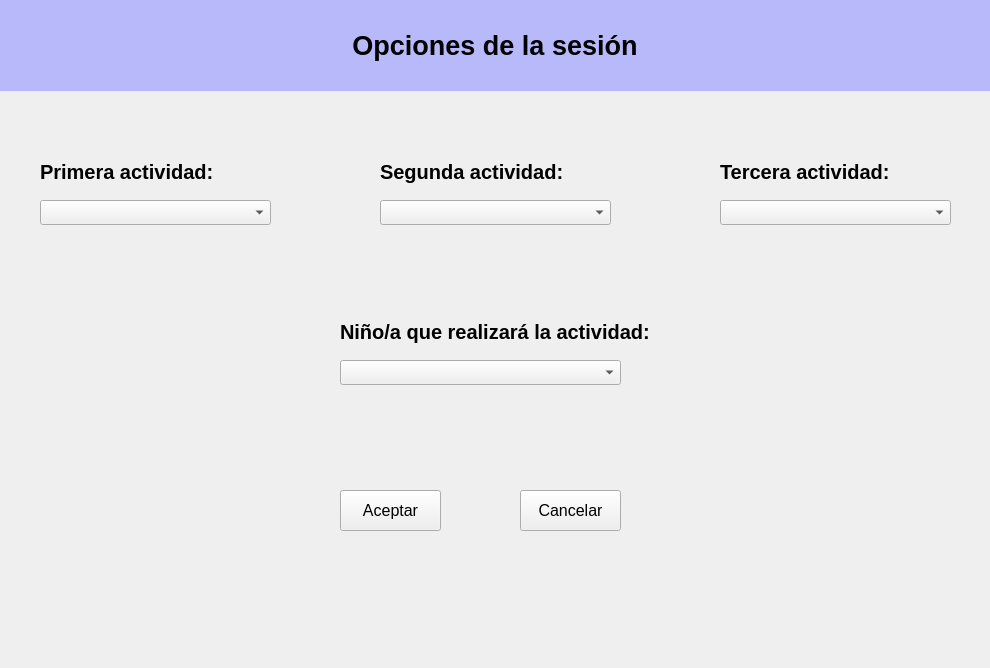
<?xml version="1.0" encoding="UTF-8"?>
<ui version="4.0">
 <class>Form</class>
 <widget class="QWidget" name="Form">
  <property name="geometry">
   <rect>
    <x>0</x>
    <y>0</y>
    <width>990</width>
    <height>668</height>
   </rect>
  </property>
  <property name="windowTitle">
   <string>Form</string>
  </property>
  <widget class="QFrame" name="frame">
   <property name="geometry">
    <rect>
     <x>0</x>
     <y>0</y>
     <width>990</width>
     <height>91</height>
    </rect>
   </property>
   <property name="sizePolicy">
    <sizepolicy hsizetype="Expanding" vsizetype="Preferred">
     <horstretch>0</horstretch>
     <verstretch>0</verstretch>
    </sizepolicy>
   </property>
   <property name="minimumSize">
    <size>
     <width>0</width>
     <height>91</height>
    </size>
   </property>
   <property name="frameShape">
    <enum>QFrame::NoFrame</enum>
   </property>
   <property name="frameShadow">
    <enum>QFrame::Raised</enum>
   </property>
   <widget class="QLabel" name="titulo">
    <property name="geometry">
     <rect>
      <x>0</x>
      <y>0</y>
      <width>990</width>
      <height>91</height>
     </rect>
    </property>
    <property name="sizePolicy">
     <sizepolicy hsizetype="Expanding" vsizetype="Preferred">
      <horstretch>0</horstretch>
      <verstretch>0</verstretch>
     </sizepolicy>
    </property>
    <property name="font">
     <font>
      <family>Ubuntu</family>
      <pointsize>20</pointsize>
      <weight>75</weight>
      <italic>false</italic>
      <bold>true</bold>
     </font>
    </property>
    <property name="styleSheet">
     <string notr="true">background-color: rgba(183, 184, 250, 252)</string>
    </property>
    <property name="frameShape">
     <enum>QFrame::NoFrame</enum>
    </property>
    <property name="frameShadow">
     <enum>QFrame::Plain</enum>
    </property>
    <property name="text">
     <string>Opciones de la sesión</string>
    </property>
    <property name="alignment">
     <set>Qt::AlignCenter</set>
    </property>
   </widget>
  </widget>
  <widget class="QFrame" name="frame_2">
   <property name="geometry">
    <rect>
     <x>0</x>
     <y>90</y>
     <width>990</width>
     <height>500</height>
    </rect>
   </property>
   <property name="sizePolicy">
    <sizepolicy hsizetype="Expanding" vsizetype="Expanding">
     <horstretch>0</horstretch>
     <verstretch>0</verstretch>
    </sizepolicy>
   </property>
   <property name="frameShape">
    <enum>QFrame::NoFrame</enum>
   </property>
   <property name="frameShadow">
    <enum>QFrame::Raised</enum>
   </property>
   <widget class="QLabel" name="label">
    <property name="geometry">
     <rect>
      <x>40</x>
      <y>70</y>
      <width>191</width>
      <height>23</height>
     </rect>
    </property>
    <property name="font">
     <font>
      <pointsize>15</pointsize>
      <weight>75</weight>
      <bold>true</bold>
     </font>
    </property>
    <property name="styleSheet">
     <string notr="true"/>
    </property>
    <property name="text">
     <string>Primera actividad:</string>
    </property>
   </widget>
   <widget class="QComboBox" name="actividad3_CB">
    <property name="geometry">
     <rect>
      <x>720</x>
      <y>110</y>
      <width>231</width>
      <height>25</height>
     </rect>
    </property>
   </widget>
   <widget class="QPushButton" name="aceptar_opciones_button">
    <property name="geometry">
     <rect>
      <x>340</x>
      <y>400</y>
      <width>101</width>
      <height>41</height>
     </rect>
    </property>
    <property name="font">
     <font>
      <pointsize>12</pointsize>
     </font>
    </property>
    <property name="text">
     <string>Aceptar</string>
    </property>
    <property name="icon">
     <iconset resource="iconos/recursos_formularios.qrc">
      <normaloff>:/iconos/tickverde.png</normaloff>:/iconos/tickverde.png</iconset>
    </property>
    <property name="iconSize">
     <size>
      <width>22</width>
      <height>22</height>
     </size>
    </property>
   </widget>
   <widget class="QPushButton" name="cancelar_opciones_button">
    <property name="geometry">
     <rect>
      <x>520</x>
      <y>400</y>
      <width>101</width>
      <height>41</height>
     </rect>
    </property>
    <property name="sizePolicy">
     <sizepolicy hsizetype="Minimum" vsizetype="Fixed">
      <horstretch>0</horstretch>
      <verstretch>0</verstretch>
     </sizepolicy>
    </property>
    <property name="font">
     <font>
      <pointsize>12</pointsize>
     </font>
    </property>
    <property name="text">
     <string>Cancelar</string>
    </property>
    <property name="icon">
     <iconset resource="iconos/recursos_formularios.qrc">
      <normaloff>:/iconos/cruzroja.png</normaloff>:/iconos/cruzroja.png</iconset>
    </property>
    <property name="iconSize">
     <size>
      <width>22</width>
      <height>22</height>
     </size>
    </property>
   </widget>
   <widget class="QComboBox" name="actividad1_CB">
    <property name="geometry">
     <rect>
      <x>40</x>
      <y>110</y>
      <width>231</width>
      <height>25</height>
     </rect>
    </property>
   </widget>
   <widget class="QLabel" name="label_2">
    <property name="geometry">
     <rect>
      <x>380</x>
      <y>70</y>
      <width>191</width>
      <height>23</height>
     </rect>
    </property>
    <property name="font">
     <font>
      <pointsize>15</pointsize>
      <weight>75</weight>
      <bold>true</bold>
     </font>
    </property>
    <property name="styleSheet">
     <string notr="true"/>
    </property>
    <property name="text">
     <string>Segunda actividad:</string>
    </property>
   </widget>
   <widget class="QComboBox" name="actividad2_CB">
    <property name="geometry">
     <rect>
      <x>380</x>
      <y>110</y>
      <width>231</width>
      <height>25</height>
     </rect>
    </property>
   </widget>
   <widget class="QLabel" name="label_3">
    <property name="geometry">
     <rect>
      <x>720</x>
      <y>70</y>
      <width>191</width>
      <height>23</height>
     </rect>
    </property>
    <property name="font">
     <font>
      <pointsize>15</pointsize>
      <weight>75</weight>
      <bold>true</bold>
     </font>
    </property>
    <property name="styleSheet">
     <string notr="true"/>
    </property>
    <property name="text">
     <string>Tercera actividad:</string>
    </property>
   </widget>
   <widget class="QLabel" name="label_4">
    <property name="geometry">
     <rect>
      <x>340</x>
      <y>230</y>
      <width>331</width>
      <height>23</height>
     </rect>
    </property>
    <property name="font">
     <font>
      <pointsize>15</pointsize>
      <weight>75</weight>
      <bold>true</bold>
     </font>
    </property>
    <property name="styleSheet">
     <string notr="true"/>
    </property>
    <property name="text">
     <string>Niño/a que realizará la actividad:</string>
    </property>
   </widget>
   <widget class="QComboBox" name="childSesion_CB">
    <property name="geometry">
     <rect>
      <x>340</x>
      <y>270</y>
      <width>281</width>
      <height>25</height>
     </rect>
    </property>
   </widget>
  </widget>
 </widget>
 <resources>
  <include location="iconos/recursos_formularios.qrc"/>
 </resources>
 <connections/>
</ui>
